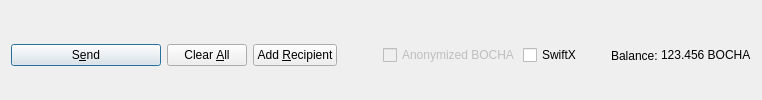
         <widget class="QFrame" name="frame_Send">
          <layout class="QHBoxLayout" name="horizontalLayout">
           <property name="bottomMargin">
            <number>0</number>
           </property>
           <item>
            <widget class="QPushButton" name="sendButton">
             <property name="minimumSize">
              <size>
               <width>150</width>
               <height>0</height>
              </size>
             </property>
             <property name="toolTip">
              <string>Confirm the send action</string>
             </property>
             <property name="text">
              <string>S&amp;end</string>
             </property>
             <property name="icon">
              <iconset resource="../bochacoin.qrc">
               <normaloff>:/icons/send</normaloff>:/icons/send</iconset>
             </property>
             <property name="autoDefault">
              <bool>false</bool>
             </property>
             <property name="default">
              <bool>true</bool>
             </property>
            </widget>
           </item>
           <item>
            <widget class="QPushButton" name="clearButton">
             <property name="sizePolicy">
              <sizepolicy hsizetype="Minimum" vsizetype="Fixed">
               <horstretch>0</horstretch>
               <verstretch>0</verstretch>
              </sizepolicy>
             </property>
             <property name="toolTip">
              <string>Clear all fields of the form.</string>
             </property>
             <property name="text">
              <string>Clear &amp;All</string>
             </property>
             <property name="icon">
              <iconset resource="../bochacoin.qrc">
               <normaloff>:/icons/remove</normaloff>:/icons/remove</iconset>
             </property>
             <property name="autoDefault">
              <bool>false</bool>
             </property>
            </widget>
           </item>
           <item>
            <widget class="QPushButton" name="addButton">
             <property name="toolTip">
              <string>Send to multiple recipients at once</string>
             </property>
             <property name="text">
              <string>Add &amp;Recipient</string>
             </property>
             <property name="icon">
              <iconset resource="../bochacoin.qrc">
               <normaloff>:/icons/add</normaloff>:/icons/add</iconset>
             </property>
             <property name="autoDefault">
              <bool>false</bool>
             </property>
            </widget>
           </item>
           <item>
            <spacer name="horizontalSpacer">
             <property name="orientation">
              <enum>Qt::Horizontal</enum>
             </property>
             <property name="sizeHint" stdset="0">
              <size>
               <width>40</width>
               <height>20</height>
              </size>
             </property>
            </spacer>
           </item>
           <item>
            <layout class="QHBoxLayout" name="horizontalLayout_2">
             <property name="spacing">
              <number>3</number>
             </property>
             <item>
              <widget class="QCheckBox" name="checkzBOCHA">
               <property name="enabled">
                <bool>false</bool>
               </property>
               <property name="text">
                <string>Anonymized BOCHA</string>
               </property>
              </widget>
             </item>
             <item>
              <widget class="QCheckBox" name="checkSwiftTX">
               <property name="enabled">
                <bool>true</bool>
               </property>
               <property name="minimumSize">
                <size>
                 <width>85</width>
                 <height>0</height>
                </size>
               </property>
               <property name="text">
                <string>SwiftX</string>
               </property>
              </widget>
             </item>
             <item>
              <widget class="QLabel" name="label">
               <property name="text">
                <string>Balance:</string>
               </property>
              </widget>
             </item>
             <item>
              <widget class="QLabel" name="labelBalance">
               <property name="sizePolicy">
                <sizepolicy hsizetype="Preferred" vsizetype="Fixed">
                 <horstretch>0</horstretch>
                 <verstretch>0</verstretch>
                </sizepolicy>
               </property>
               <property name="cursor">
                <cursorShape>IBeamCursor</cursorShape>
               </property>
               <property name="text">
                <string notr="true">123.456 BOCHA</string>
               </property>
               <property name="textInteractionFlags">
                <set>Qt::LinksAccessibleByMouse|Qt::TextSelectableByKeyboard|Qt::TextSelectableByMouse</set>
               </property>
              </widget>
             </item>
            </layout>
           </item>
          </layout>
         </widget>
